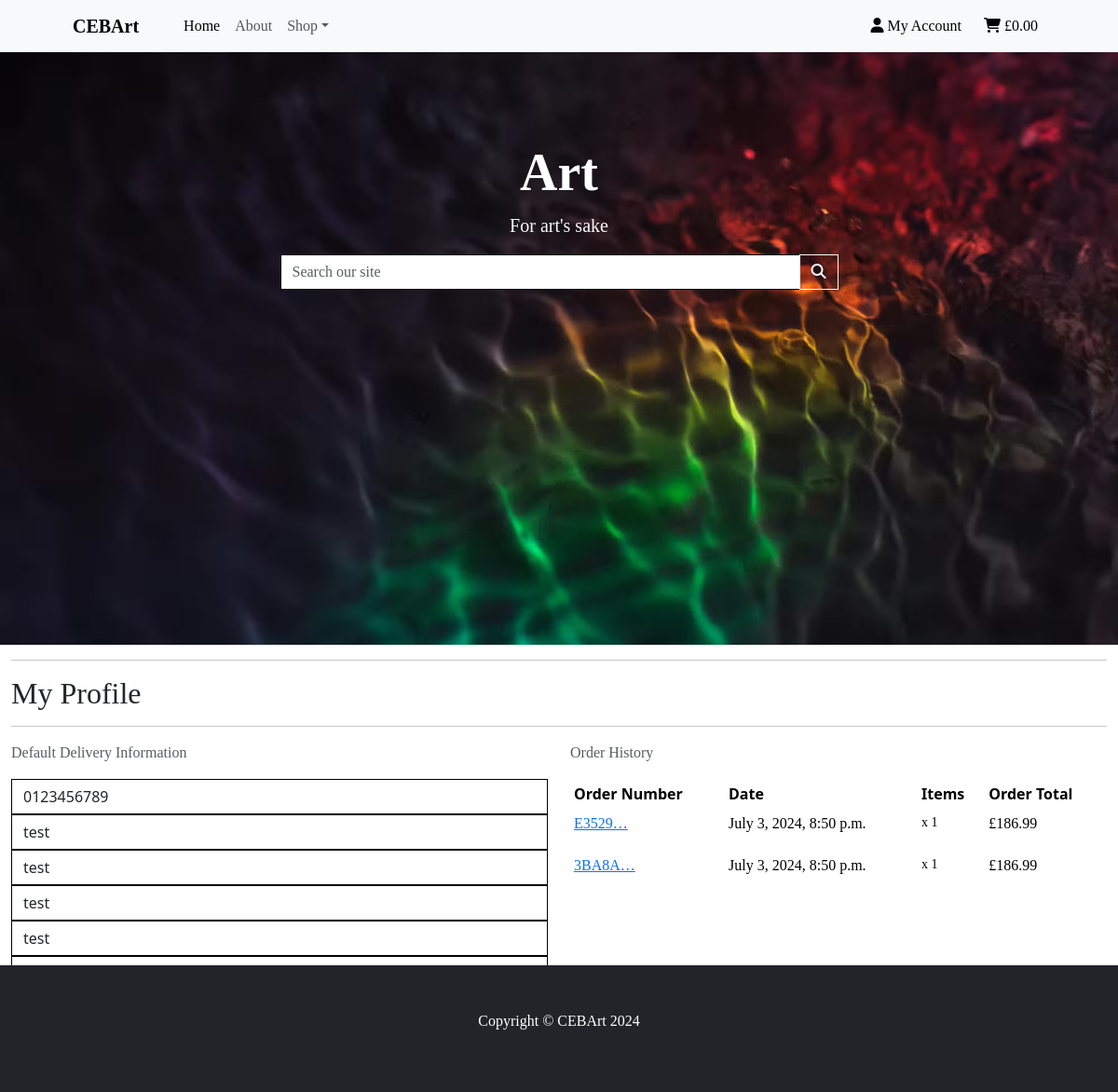
The page /profile/ (signed in) on the database as committed earlier.
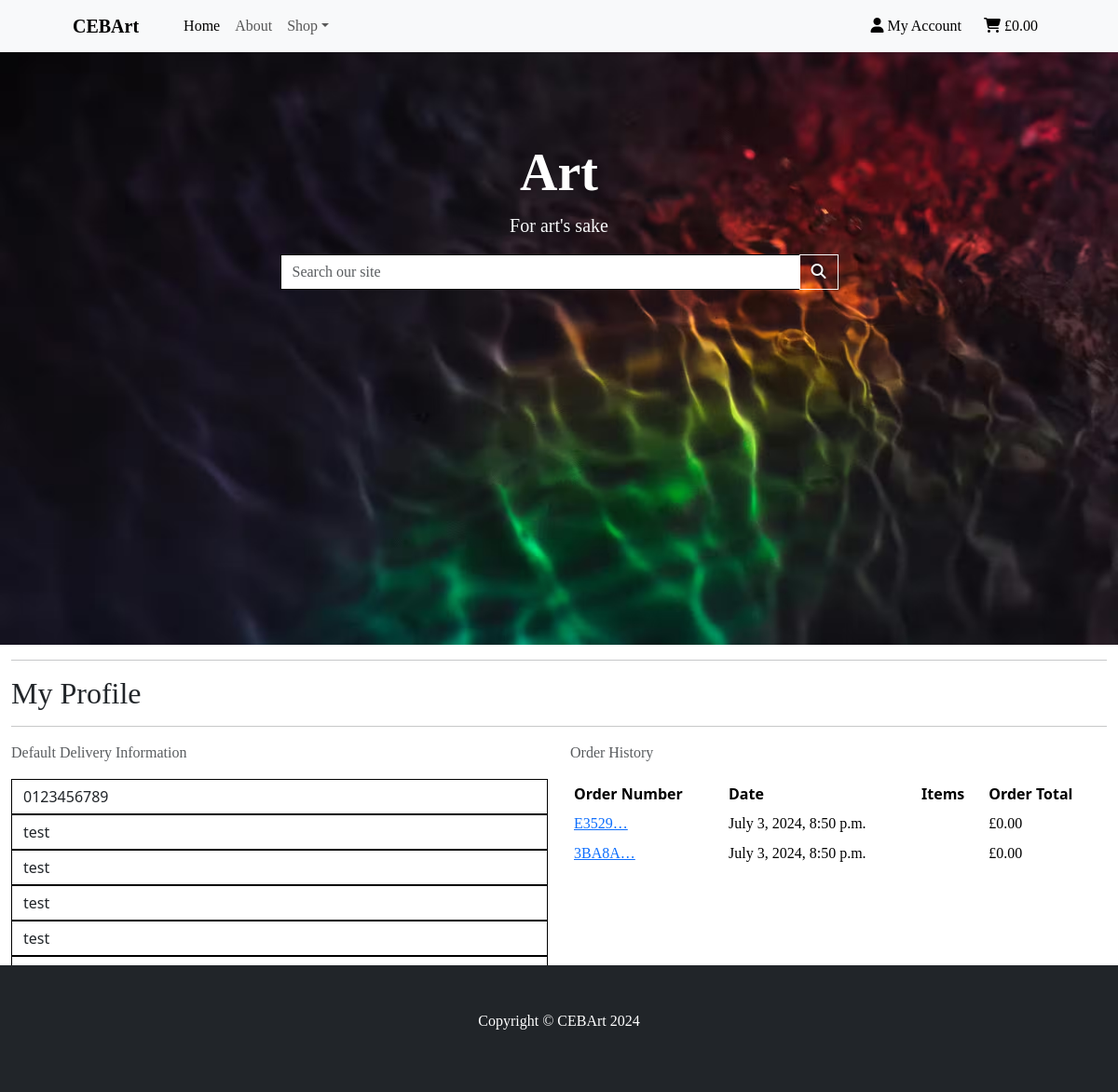
The same page on the database as committed later.
### checkout/models.py (models this page shows, shortened)
class Order(models.Model):
    order_number = models.CharField(max_length=32, null=False, editable=False)
    user_profile = models.ForeignKey(UserProfile, on_delete=models.SET_NULL,
                                     null=True, blank=True, related_name='orders')
    full_name = models.CharField(max_length=50, null=False, blank=False)
    email = models.EmailField(max_length=254, null=False, blank=False)
    phone_number = models.CharField(max_length=20, null=False, blank=False)
    country = CountryField(blank_label='Country *', null=False, blank=False)
    postcode = models.CharField(max_length=20, null=True, blank=True)
    town_or_city = models.CharField(max_length=40, null=False, blank=False)
    street_address1 = models.CharField(max_length=80, null=False, blank=False)
    street_address2 = models.CharField(max_length=80, null=True, blank=True)
    county = models.CharField(max_length=80, null=True, blank=True)
    date = models.DateTimeField(auto_now_add=True)
    delivery_cost =  models.DecimalField(max_digits=6, decimal_places=2, null=False, default=0)
    order_total = models.DecimalField(max_digits=10, decimal_places=2, null=False, default=0)
    grand_total = models.DecimalField(max_digits=10, decimal_places=2, null=False, default=0)
    original_cart = models.TextField(null=False, blank=False, default='')
    stripe_pid = models.CharField(max_length=254, null=False, blank=False, default='')

class OrderLineItem(models.Model):
    order = models.ForeignKey(Order, null=False, blank=False, on_delete=models.CASCADE, related_name='lineitems')
    product = models.ForeignKey(Product, null=False, blank=False, on_delete=models.CASCADE)
    product_size = models.CharField(max_length=2, null=True, blank=True) # M, L, XL
    quantity = models.IntegerField(null=False, blank=False, default=0)
    item_total = models.DecimalField(max_digits=6, decimal_places=2, null=False, blank=False, editable=False)

### profiles/views.py (the view, shortened to what this page needs)
# urls.py: path('profile/', include('profiles.urls')),
@login_required
def profile(request):
    profile = get_object_or_404(UserProfile, user=request.user)
    form = UserProfileForm(instance=profile)
    orders = profile.orders.all()
    template = 'profiles/profile.html'
    context = {
        'form': form,
        'orders': orders,
        'on_profile_page': True,
    }
    return render(request, template, context)

### profiles/forms.py
class UserProfileForm(forms.ModelForm):
    class Meta:
        model = UserProfile
        exclude = ('user',)
    def __init__(self, *args, **kwargs):
        super().__init__(*args, **kwargs)
        placeholders = {
            'default_phone_number': 'Phone Number',
            'default_postcode': 'Postcode',
            'default_town_or_city': 'Town or City',
            'default_street_address1': 'Street Address 1',
            'default_street_address2': 'Street Address 2',
            'default_county': 'County, State or Locality',
        }
        self.fields['default_phone_number'].widget.attrs['autofocus'] = True
        for field in self.fields:
            if field != 'default_country':
                if self.fields[field].required:
                    placeholder = f'{placeholders[field]} *'
                else:
                    placeholder = placeholders[field]
                self.fields[field].widget.attrs['placeholder'] = placeholder
            self.fields[field].widget.attrs['class'] = 'border-black rounded-0 profile-form-input'
            self.fields[field].label = False

### profiles/templates/profiles/profile.html (shortened to what this page needs)
{% extends 'base.html' %}
{% load static %}
{% block extra_css %}
<link rel="stylesheet" href="{% static 'profiles/css/profile.css' %}">
{% endblock %}
{% block content %}
<div class="container-fluid">
    <div class="row">
        <div class="col">
            <hr>
            <h2 class="logo-font mb-2">My Profile</h2>
            <hr>
        </div>
    </div>
    <div class="row">
        <div class="col-12 col-lg-6">
            <p class="text-muted">Default Delivery Information</p>
            <form action="{% url 'profile' %}" class="my-3" method="POST" id="profile-update-form">
                {{ form|crispy }}
                <button class="btn btn-dark my-3 text-uppercase float-end">Update Information</button>
            </form>
        </div>
        <div class="col-12 col-lg-6">
            <p class="text-muted">Order History</p>
            <div class="order-history table-responsive">
                <table class="table table-sm table-borderless">
                    <thead>
                        <tr>
                            <th>Order Number</th>
                            <th>Date</th>
                            <th>Items</th>
                            <th>Order Total</th>
                        </tr>
                    </thead>
                    <tbody>
                        {% for order in orders %}
                        <tr>
                            <td>
                                <a href="{% url 'order_history' order.order_number %}"
                                title="{{ order.order_number }}">
                                    {{ order.order_number|truncatechars:6 }}
                                </a>
                            </td>
                            <td>{{ order.date }}</td>
                            <td>
                                <ul class="list-unstyled">
                                    {% for item in order.lineitems.all %}
                                        <li class="small">
                                            {{ item.product.name }} x {{ item.quantity }}
                                        </li>
                                    {% endfor %}
                                </ul>
                            </td>
                            <td>£{{ order.grand_total }}</td>
                        </tr>
                        {% endfor %}
                    </tbody>
                </table>
            </div>
        </div>
    </div>
{% endblock %}

Rows that differ between the two databases and show on the page:
removed OrderLineItem: quantity "1", shown under Order (number 1 of 2 on the later page)
removed OrderLineItem: quantity "1", shown under Order "3BA8A…"
changed Order (number 1 of 2 on the later page): grand_total "186.99" → "0.00"
changed Order "3BA8A…": grand_total "186.99" → "0.00"
